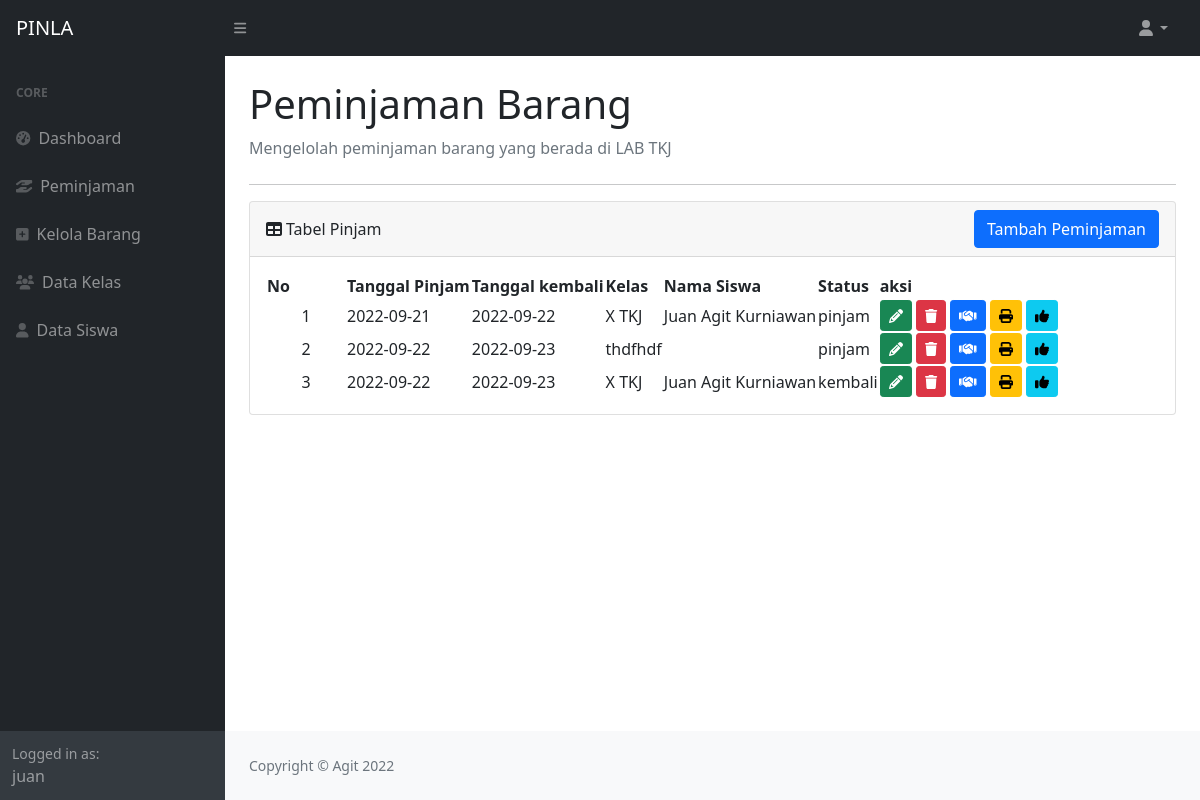
/peminjaman.php (signed in), run on the app's committed database.
### tables this page shows
CREATE TABLE `tbl_pinjam` (
  `id` int(11) NOT NULL,
  `tgl_pinjam` date NOT NULL,
  `tgl_kembali` date NOT NULL,
  `kelas_id` int(11) NOT NULL,
  `siswa_id` int(11) NOT NULL,
  `status` enum('pinjam','kembali') NOT NULL
);

CREATE TABLE `tbl_kelas` (
  `id` int(11) NOT NULL,
  `nama` varchar(255) NOT NULL,
  `wali_kelas` varchar(255) NOT NULL,
  `nip` bigint(255) NOT NULL
);

CREATE TABLE `tbl_siswa` (
  `id` int(11) NOT NULL,
  `nama` varchar(255) NOT NULL,
  `nis` int(11) NOT NULL,
  `no_telpon` varchar(15) NOT NULL,
  `kelas_id` int(11) NOT NULL,
  `alamat` text NOT NULL
);

### peminjaman.php (the view, shortened to what this page needs)
<!DOCTYPE html>
<?php
    include 'koneksi.php';
    $no     = 0;
    $query  = "SELECT tbl_pinjam.*, tbl_kelas.nama AS namakelas, tbl_siswa.nama AS namasiswa FROM tbl_pinjam
                LEFT JOIN tbl_kelas ON tbl_pinjam.kelas_id = tbl_kelas.id
                LEFT JOIN tbl_siswa ON tbl_pinjam.siswa_id = tbl_siswa.id";
    $sql    = mysqli_query($conn, $query);
?>
<html lang="en">
    <head>
        <link href="https://cdn.jsdelivr.net/npm/simple-datatables@latest/dist/style.css" rel="stylesheet" />
        <link href="css/styles.css" rel="stylesheet" />
    </head>
    <body class="sb-nav-fixed">
        <nav class="sb-topnav navbar navbar-expand navbar-dark bg-dark">
            <a class="navbar-brand ps-3" href="dashboard.php">PINLA</a>
            <button class="btn btn-link btn-sm order-1 order-lg-0 me-4 me-lg-0" id="sidebarToggle" href="#!"><i class="fas fa-bars"></i></button>
            <ul class="navbar-nav ms-auto ms-md-0 me-3 me-lg-4">
                <li class="nav-item dropdown">
                    <a class="nav-link dropdown-toggle" id="navbarDropdown" href="#" role="button" data-bs-toggle="dropdown" aria-expanded="false"><i class="fas fa-user fa-fw"></i></a>
                </li>
            </ul>
        </nav>
        <div id="layoutSidenav">
            <div id="layoutSidenav_nav">
                <nav class="sb-sidenav accordion sb-sidenav-dark" id="sidenavAccordion">
                    <div class="sb-sidenav-menu">
                        <div class="nav">
                            <div class="sb-sidenav-menu-heading">Core</div>
                            <a class="nav-link" href="dashboard.php">
                                <div class="sb-nav-link-icon"><i class="fas fa-tachometer-alt"></i></div>
                                Dashboard
                            </a>
                            <a class="nav-link" href="peminjaman.php">
                                <div class="sb-nav-link-icon"><i class="fa-solid fa-hand-holding-hand"></i></i></div>
                                Peminjaman
                            </a>
                            <a class="nav-link" href="kelola_barang.php">
                                <div class="sb-nav-link-icon"><i class="fa-solid fa-square-plus"></i></i></div>
                                Kelola Barang
                            </a>
                            <a class="nav-link" href="data_kelas.php">
                                <div class="sb-nav-link-icon"><i class="fa-solid fa-users"></i></div>
                                Data Kelas
                            </a>
                            <a class="nav-link" href="data_siswa.php">
                                <div class="sb-nav-link-icon"><i class="fa-solid fa-user"></i></div>
                                Data Siswa
                            </a>
                        </div>
                    </div>
                    <div class="sb-sidenav-footer">
                        <div class="small">Logged in as:</div>
                        <?php echo $_SESSION['username']; ?>
                    </div>
                </nav>
            </div>
            <div id="layoutSidenav_content">
                <main>
                    <div class="container-fluid px-4">
                        <h1 class="mt-4">Peminjaman Barang</h1>
                        <ol class="breadcrumb mb-4">
                            <li class="breadcrumb-item active">Mengelolah peminjaman barang yang berada di LAB TKJ</li>
                        </ol> <hr>
		                        <div class="card mb-4">
		                            <div class="card-header">
		                                <div class="d-flex align-items-center justify-content-between mb-0">
		                                 <div class=" panel-title"><i class="fas fa-table me-1"></i>Tabel Pinjam</div>
		                                 <a href="tambah_peminjaman.php" type="button" class="btn btn-primary"> Tambah Peminjaman</a>
		                                </div>
		                            </div>
		                            <div class="card-body">
		                                <table id="datatablesSimple">
		                                    <thead>
		                                        <tr>
		                                        	<th width="80px">No</th>
		                                        	<th>Tanggal Pinjam</th>
		                                        	<th>Tanggal kembali</th>
		                                        	<th>Kelas</th>
                                                    <th>Nama Siswa</th>
                                                    <th>Status</th>
                                                    <th>aksi</th>
		                                        </tr>
		                                    </thead>
		                                    <tbody>
                                                <?php
                                                    while($result = mysqli_fetch_assoc($sql)){
                                                ?>
		                                    	<tr>
		                                    		<td><center><?php echo ++$no; ?></center></td>
		                                    		<td><?php echo $result['tgl_pinjam']; ?></td>
		                                    		<td><?php echo $result['tgl_kembali']; ?></td>
                                                    <td><?php echo $result['namakelas']; ?></td>
                                                    <td><?php echo $result['namasiswa']; ?></td>
                                                    <td><?php echo $result['status']; ?></td>
		                                    		<td>
		                                    			<a href="tambah_peminjaman.php?ubah=<?php echo $result['id']; ?>" type="button" class="btn btn-success btn-sm" data-bs-toggle="tooltip" data-bs-placement="top" title="Edit"><i class=" fa fa-solid fa-pencil"></i></a>
                                                        <a href="proses_peminjaman.php?hapus=<?php echo $result['id']; ?>" type="button" class="btn btn-danger btn-sm" data-bs-toggle="tooltip" data-bs-placement="top" title="Hapus"><i class="fa fa-solid fa-trash"></i></a>
                                                        <a href="detail_peminjaman.php?id=<?php echo $result['id']; ?>" type="button" class="btn btn-primary btn-sm" data-bs-toggle="tooltip" data-bs-placement="top" title="Datail Peminjaman"><i class="fa fa-handshake"></i></a>
                                                        <a href="pdf.php?id=<?php echo $result['id']; ?>" type="button" class="btn btn-warning btn-sm" data-bs-toggle="tooltip" data-bs-placement="top" title="Print Detail Peminjaman" target="_blank"><i class="fa fa-print"></i></a>
                                                        <a href="pdf.php?id=<?php echo $result['id']; ?>" type="button" class="btn btn-info btn-sm" data-bs-toggle="tooltip" data-bs-placement="top" title="Dikembalikan"><i class="fa fa-thumbs-up"></i></a>
		                                    		</td>
		                                    	</tr>
                                                <?php
                                                    }
                                                ?>
		                                    </tbody>
		                                </table>
		                            </div>
		                        </div>
                     </div>
                </main>
                <footer class="py-4 bg-light mt-auto">
                    <div class="container-fluid px-4">
                        <div class="d-flex align-items-center justify-content-between small">
                            <div class="text-muted">Copyright &copy; Agit 2022</div>
                        </div>
                    </div>
                </footer>
            </div>
    </body>
</html>

### data on the page
tbl_pinjam: tgl_pinjam "2022-09-21", tgl_kembali "2022-09-22", kelas.nama "X TKJ", siswa.nama "Juan Agit Kurniawan", status "pinjam"
tbl_pinjam: tgl_pinjam "2022-09-22", tgl_kembali "2022-09-23", kelas.nama "thdfhdf", status "pinjam"
tbl_pinjam: tgl_pinjam "2022-09-22", tgl_kembali "2022-09-23", kelas.nama "X TKJ", siswa.nama "Juan Agit Kurniawan", status "kembali"

### other printed values
$_SESSION['username'] "juan"
